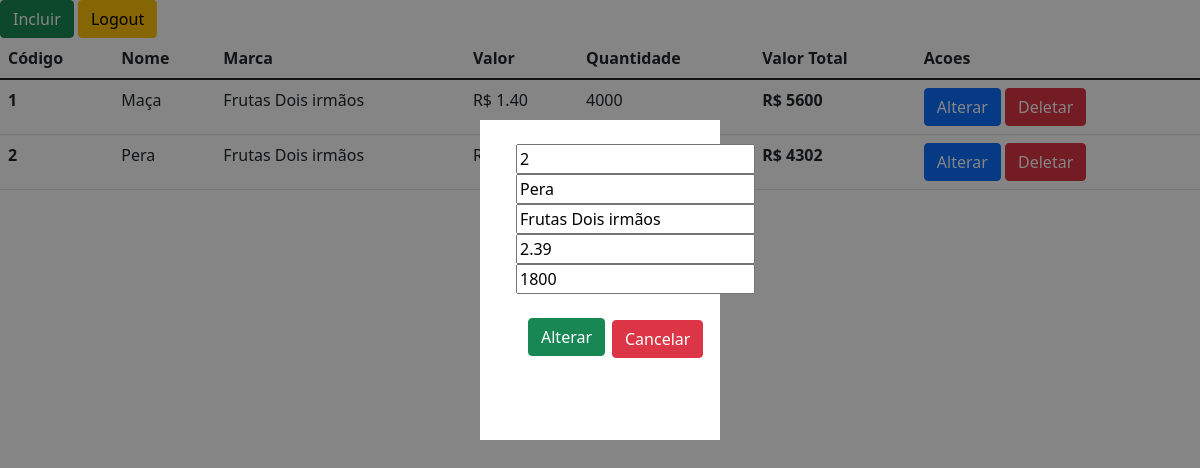
/index.php?codigo=2&acao=2 (signed in), run on the app's committed database.
### tables this page shows
CREATE TABLE `produto` (
  `codigo` int(11) NOT NULL,
  `nome` varchar(50) NOT NULL,
  `marca` varchar(30) NOT NULL,
  `valor` decimal(6, 2) NOT NULL,
  `quantidade` int(11) NOT NULL
);

### Controller/controllerAlteracao.php (called while the page is built)
<?php
function montaTelaAlteracao() {
    require_once('./View/viewAlteracao.php');
}

### Controller/controllerBase.php (called while the page is built, shortened)
<?php
function validaInicio() {
    validationInicio();
}
function getFirstFromArray($aArray) {
    foreach($aArray as $xThing) {
        return $xThing;
    }
}

### index.php (called while the page is built, shortened)
<?php
require_once('./Controller/controllerBase.php');
validaInicio();
?>

### Controller/controllerBd.php (called while the page is built, shortened)
<?php
require_once('./SQL/sql.php');
function execute($sSql) {
    try {
        $oPrepare = getConnection()->prepare($sSql);
        $oPrepare->execute();
        $aResult = $oPrepare->fetchAll(PDO::FETCH_ASSOC);
        $aResult = trataFetch($aResult);
        return $aResult;
    } catch (\Throwable $e) {
        if (isAdmin()) {
            echo $e;
            throw new \Exception('error');
        }
        else {
            echo '<h1>Ops! :(</h1>';
            echo '<br/>';
            echo 'Ocorreram problemas internos não esperados.';
            die();
        }
    }
}
function trataFetch($aFetch) {
    return $aFetch;
}
function getConnection() {
    $sBdName = BD_NAME;
    $sHost   = HOST;
    $sBd     = BD_TYPE;
    $oConnection = new PDO("{$sBd}:host={$sHost};dbname={$sBdName}",USER,'');
    $oConnection->setAttribute(PDO::ATTR_ERRMODE, PDO::ERRMODE_EXCEPTION);
    return $oConnection;
}
function getDadosLinhaFromCodigo($iCodigo) {
    return execute(getSqlDadosLinhaFromCodigo($iCodigo));
}

### SQL/sql.php (called while the page is built, shortened)
<?php
function getSqlConsultaProdutos() {
    $sSql = "
        SELECT * FROM produto
    ";
    return $sSql;
}
function getSqlDadosLinhaFromCodigo($iCodigo) {
    return "SELECT * FROM PRODUTO WHERE CODIGO = {$iCodigo}";
}

### Controller/controllerMenu.php (called while the page is built)
<?php
function exibeMenu() {
    require_once('./View/viewMenu.php');
}

### View/viewMenu.php (the view, shortened to what this page needs)
<?php
require_once('./Controller/controllerBd.php');
require_once('./Controller/controllerBase.php');
require_once('./SQL/sql.php');
function montaMenu() {
    $aRegistros = execute(getSqlConsultaProdutos());
    if (is_array($aRegistros)) {
        adicionaColunas($aRegistros);
        echo '<table class="table">';
        montaColunas($aRegistros);
        montaLinhas($aRegistros);
        echo '</table>';
    }
    else {
        echo '<br>';
        echo 'Nenhum produto cadastrado.';
    }
}
function montaColunas($aRegistros) {
    echo '<thead>';
    echo '<tr>';
    foreach(getFirstFromArray($aRegistros) as $sColuna => $xValor) {
        trataTituloColuna($sColuna);
    }
    echo '</tr>';
    echo '</thead>';
}
function trataTituloColuna($sColuna) {
    switch ($sColuna) {
        case 'codigo':
            echo "<th scope=\"col\">Código</th>";
            break;
        case 'total':
            echo "<th scope=\"col\">Valor Total</th>";
            break;
        default:
            $sColuna = ucfirst($sColuna);
            echo "<th scope=\"col\">{$sColuna}</th>";
            break;
    }
}
function montaLinhas($aRegistros) {
    echo '<tbody>';
    foreach($aRegistros as $aLinha) {
        echo '<tr>';
        foreach($aLinha as $sColuna => $xValor) {
            trataLinha($sColuna, $xValor, $aLinha);
        }
        echo '</tr>';
    }
    echo '</tbody>';
}
function trataLinha($sColuna, $xValor, $aLinha) {
    switch ($sColuna) {
        case 'codigo':
            echo "<th scope=\"row\">{$xValor}</th>";
            break;
        case 'total':
            $iTotal = $aLinha['quantidade'] * $aLinha['valor'];
            echo "<th scope=\"row\">R$ {$iTotal}</th>";
            break;
        case 'acoes':
            echo "<td><a href=\"?codigo={$aLinha['codigo']}&acao=2\" class=\"btn btn-primary\">Alterar</a> <a href=\"?codigo={$aLinha['codigo']}&acao=3\" class=\"btn btn-danger\">Deletar</a></td>";
            break;
        case 'valor':
            echo "<td>R$ {$xValor}</td>";
            break;
        default:
        echo "<td>{$xValor}</td>";
            break;
    }
}
?>
<!doctype html>
<html lang="pt-BR">
<head>
    <link href="https://cdn.jsdelivr.net/npm/bootstrap@5.1.3/dist/css/bootstrap.min.css" rel="stylesheet">
</head>
<body>
    <a class="btn btn-success" href="index.php?acao=1&codigo=0">Incluir</a>
    <a class="btn btn-warning right" href="index.php?acao=5&codigo=0">Logout</a>
    <?php montaMenu() ?>
</body>
</html>

### View/viewAlteracao.php (shortened to what this page needs)
<?php
require_once('./Controller/controllerBd.php');
function montaForm() {
    $aLinha = getFirstFromArray(getDadosLinhaFromCodigo($_SESSION['codigoRegistro']));
    montaCampos($aLinha);
}
function montaCampos($aLinha) {
    echo "<input class=\"campo1 campo\" type=\"number\" name=\"codigo\" id=\"codigo\" value=\"{$aLinha['codigo']}\">";
    echo '<br>';
    echo "<input class=\"campo\" type=\"text\" name=\"nome\" id=\"nome\" value=\"{$aLinha['nome']}\">";
    echo '<br>';
    echo "<input class=\"campo\" type=\"text\" name=\"marca\" id=\"marca\" value=\"{$aLinha['marca']}\">";
    echo '<br>';
    echo "<input class=\"campo\" type=\"number\" name=\"valor\" id=\"valor\" value=\"{$aLinha['valor']}\">";
    echo '<br>';
    echo "<input class=\"campo\" type=\"number\" name=\"quantidade\" id=\"quantidade\" value=\"{$aLinha['quantidade']}\">";
    echo '<br>';
}
?>
<!DOCTYPE html>
<html lang="pt-BR">
<head>
    <link href="https://cdn.jsdelivr.net/npm/bootstrap@5.1.3/dist/css/bootstrap.min.css" rel="stylesheet">
</head>
<body>
    <div class="tela">
        <form class="formulario" action="index.php?acao=2" method="POST">
            <?php montaForm() ?>
            <button class="botao1 btn btn-success" type="submit" >Alterar</button>
            <a class="botao2 btn btn-danger" href="index.php">Cancelar</a>
        </form>
    </div>
</body>
</html>

### View/viewAlteracao.php (style rules this page uses)
.tela { z-index: 999; position: fixed; background-color: white; width: 20%; height: 40vh; margin-left: 40%; margin-top: 10%; }
.campo { align-content: center; align-items: center; margin-left: 15%; }
.botao1 { margin-top: 10%; margin-left: 20%; }
.botao2 { margin-top: -26%; margin-left: 55%; }
.campo1 { margin-top: 10%; }

### data on the page
produto: codigo "2", nome "Pera", marca "Frutas Dois irmãos", valor "2.39", quantidade "1800", iTotal "4302"
produto: codigo "1", nome "Maça", marca "Frutas Dois irmãos", valor "1.40", quantidade "4000", iTotal "5600"

### other printed values
$sColuna "Nome"
$sColuna "Marca"
$sColuna "Valor"
$sColuna "Quantidade"
$sColuna "Acoes"
